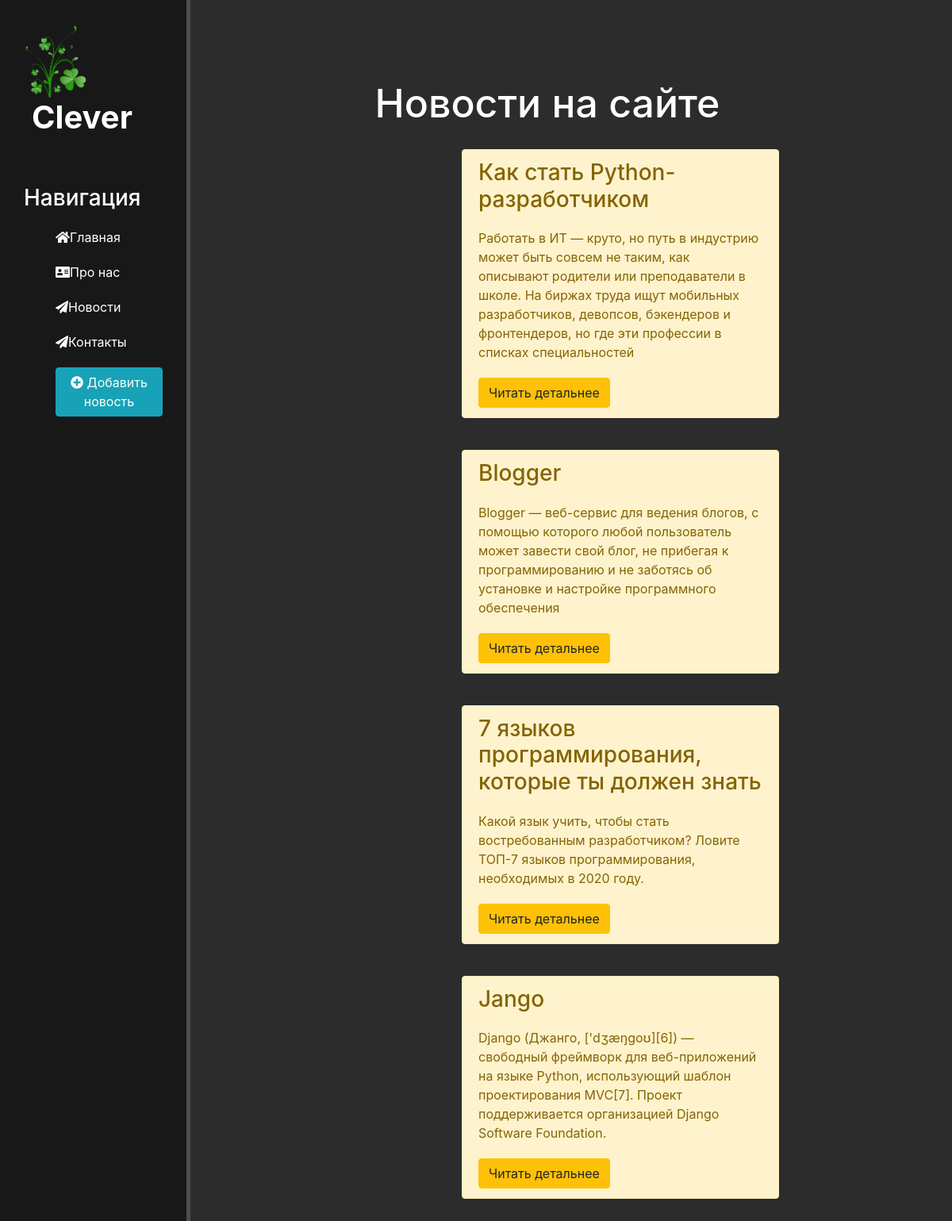
Page /news/ on the committed database.
### news/models.py (models this page shows, shortened)
class Articles(models.Model):
    title = models.CharField('Название', max_length=50)
    anons = models.CharField('Анонс', max_length=250)
    full_text = models.TextField('Статья')
    date = models.DateTimeField('Дата публикации')
    image = models.ImageField(upload_to='images/', null=True, blank=True)
    class Meta:
        verbose_name = 'Новость'
        verbose_name_plural = 'Новости'

### news/views.py (the view)
def news_home(request):
    news = Articles.objects.order_by('-date')
    return render(request, 'news/news_home.html', {'news': news})

### news/templates/news/news_home.html (shortened to what this page needs)
{% extends 'main/layout.html' %}
{% block content %}
  <div class="features">
    <h1>Новости на сайте</h1>
      {% if news %}
    {% for el in news %}
       <div class="alert alert-warning">
         <h3>{{ el.title }}</h3>
         <p>{{ el.anons }}</p>
         <a href="{% url 'news-detail' el.id %}" class="btn btn-warning">Читать детальнее</a>
       </div>
      {% endfor %}
      {% else %}
      <p>У вас нет записей!</p>
      {% endif %}
  </div>
{% endblock %}

### main/templates/main/layout.html (shortened to what this page needs)
{% load static %}
<!doctype html>
<html lang="ru">
<head>
    <link rel="stylesheet" href="https://stackpath.bootstrapcdn.com/bootstrap/4.5.2/css/bootstrap.min.css">
    <link rel="stylesheet" href="{% static 'main/css/main.css' %}">
    <link rel="stylesheet" href="https://use.fontawesome.com/releases/v5.8.2/css/all.css">
</head>
<body>
  <aside>
      <img src="{% static 'main/img/clever2.jpg' %}" alt="Logo">
      <span class="logo">Clever</span>
      <h3>Навигация</h3>
      <ul>
          <a href="{% url 'home' %}"><li><i class="fas fa-home"></i>Главная</li></a>
          <a href="{% url 'about' %}"><li><i class="fas fa-address-card"></i>Про нас</li></a>
          <a href="{% url 'news_home' %}"><li><i class="fas fa-paper-plane"></i>Новости</li></a>
          <a href=""><li><i class="fas fa-paper-plane"></i>Контакты</li></a>
          <a href="{% url 'create' %}"><li><button class="btn btn-info"><i class="fas fa-plus-circle"></i> Добавить новость </button></li></a>
      </ul>
  </aside>
  <main>
   {% block content %}
   {% endblock %}
  </main>
</body>
</html>

### main/static/main/css/main.css (style rules this page uses)
body { background: #2c2c2c; }
aside { float: left; background: #181818; width: 20%; padding: 2.5%; height: 200vh; color: #fff; border-right: 5px solid #4d4d4d; }
aside img { width: 80px; float: left; }
aside .logo { font-size: 40px; margin-left: 10px; font-weight: bold; position: relative; top: -5px; }
aside h3 { margin-top: 50px; font-size: 28px; }
aside ul { list-style: none }
aside ul li { color: #fff; display: block; margin-top: 20px; transition: transform .6s ease; }
main .features { float: left; color: #fff; margin-top: 100px; text-align: center; width: 75%; }
main .features h1 { font-size: 50px; }
main .features p { max-width: 400px; margin: 20px auto }
.alert-warning { float: left; clear: both; width: 400px; margin: 20px 38%; text-align: left; }

### rows in the picture
Articles: title "Как стать Python-разработчиком", anons "Работать в ИТ — круто, но путь в индустрию может быть совсем не таким, как описывают родители или преподаватели в школе. На биржах труда ищут мобильных разработчиков, девопсов, бэкендеров и фронтендеров, но где эти профессии в списках специальностей"
Articles: title "Blogger", anons "Blogger — веб-сервис для ведения блогов, с помощью которого любой пользователь может завести свой блог, не прибегая к программированию и не заботясь об установке и настройке программного обеспечения"
Articles: title "7 языков программирования, которые ты должен знать", anons "Какой язык учить, чтобы стать востребованным разработчиком? Ловите ТОП-7 языков программирования, необходимых в 2020 году."
Articles: title "Jango", anons "Django (Джанго, ['dʒæŋɡoʊ][6]) — свободный фреймворк для веб-приложений на языке Python, использующий шаблон проектирования MVC[7]. Проект поддерживается организацией Django Software Foundation."
